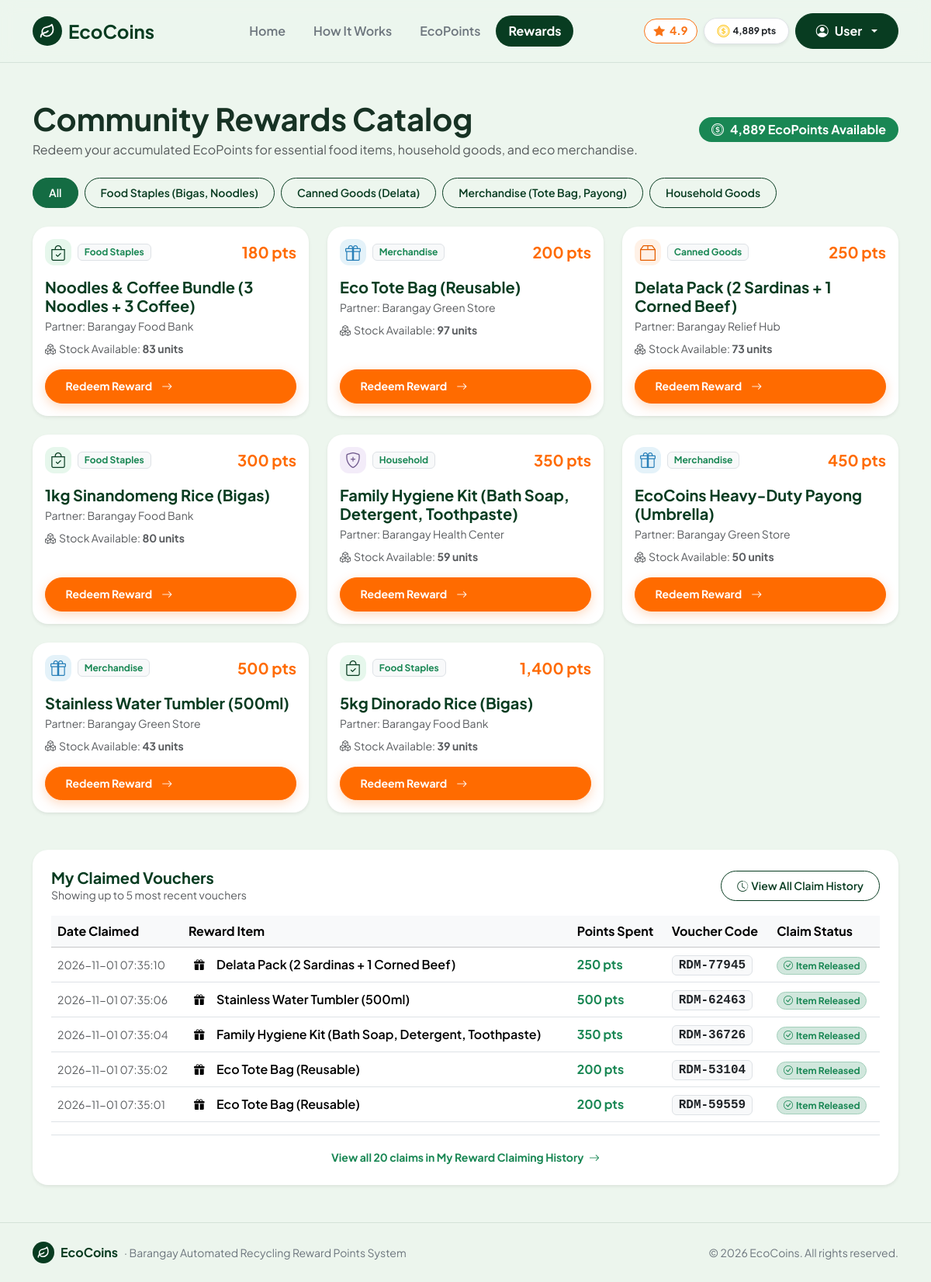
The page /rewards (signed in) on the database its author committed.
### tables this page shows
CREATE TABLE users (
    id INTEGER PRIMARY KEY AUTOINCREMENT,
    full_name TEXT NOT NULL,
    email TEXT NOT NULL UNIQUE,
    password TEXT NOT NULL,
    role TEXT DEFAULT 'resident',
    qr_code TEXT NOT NULL UNIQUE,
    points INTEGER DEFAULT 0,
    created_at TEXT
, status TEXT DEFAULT 'active');

CREATE TABLE rewards (
        id INTEGER PRIMARY KEY AUTOINCREMENT,
        title TEXT NOT NULL,
        category TEXT NOT NULL,
        points_required INTEGER NOT NULL,
        stock INTEGER DEFAULT 50,
        partner_name TEXT DEFAULT '',
        status TEXT DEFAULT 'available'
    );

CREATE TABLE redemptions (
        id INTEGER PRIMARY KEY AUTOINCREMENT,
        user_id INTEGER NOT NULL,
        reward_id INTEGER NOT NULL,
        reward_title TEXT NOT NULL,
        points_spent INTEGER NOT NULL,
        redemption_code TEXT NOT NULL,
        status TEXT DEFAULT 'claimed',
        created_at TEXT
    );

### route.py (the view, shortened to what this page needs)
    @app.route('/rewards', methods=['GET', 'POST'])
    def rewards():
        user = get_current_user()
        if user and user['role'] == 'staff':
            return redirect(url_for('staff'))
        if user and user['role'] == 'admin':
            return redirect(url_for('admin'))
        message = None
        message_type = 'success'
        conn = get_db()
        cur = conn.cursor()
        all_rewards = [dict(r) for r in cur.execute("SELECT * FROM rewards ORDER BY points_required ASC").fetchall()]
        user_redemptions = []
        if user:
            user_redemptions = [dict(r) for r in cur.execute("SELECT * FROM redemptions WHERE user_id = ? ORDER BY created_at DESC", (user['id'],)).fetchall()]
        conn.close()
        user_points = user['points'] if user else 0
        return render_template(
            'rewards.html',
            active_page='rewards',
            rewards=all_rewards,
            redemptions=user_redemptions,
            user_points=user_points,
            message=message,
            message_type=message_type
        )

### templates/rewards.html (shortened to what this page needs)
{% extends 'base.html' %}
{% block content %}
<main class="py-5">
  <div class="container">
    <div class="d-flex flex-column flex-md-row justify-content-between align-items-md-center gap-3 mb-4">
      <div>
        <h1 class="fw-bold mb-1">Community Rewards Catalog</h1>
        <p class="text-muted mb-0">Redeem your accumulated EcoPoints for essential food items, household goods, and eco merchandise.</p>
      </div>
      <div class="badge bg-success fs-6 py-2 px-3 rounded-pill d-inline-flex align-items-center gap-2">
        <i class="bi bi-coin"></i>
        <span>{{ "{:,}".format(user_points) }} EcoPoints Available</span>
      </div>
    </div>
    <div class="d-flex flex-wrap gap-2 mb-4 filter-container">
      <button type="button" class="btn btn-sm btn-success filter-btn active" data-filter="all">All</button>
      <button type="button" class="btn btn-sm btn-outline-success filter-btn" data-filter="Food Staples">Food Staples (Bigas, Noodles)</button>
      <button type="button" class="btn btn-sm btn-outline-success filter-btn" data-filter="Canned Goods">Canned Goods (Delata)</button>
      <button type="button" class="btn btn-sm btn-outline-success filter-btn" data-filter="Merchandise">Merchandise (Tote Bag, Payong)</button>
      <button type="button" class="btn btn-sm btn-outline-success filter-btn" data-filter="Household">Household Goods</button>
    </div>
    <div class="row g-4 mb-5">
      {% for r in rewards %}
        {% set cost = r.points_required %}
        {% set can_afford = (user_points >= cost) %}
        {% set needed = cost - user_points %}
        <div class="col-md-6 col-lg-4 filter-item" data-category="{{ r.category }}">
          <div class="card border-0 shadow-sm h-100 d-flex flex-column justify-content-between p-3">
            <div>
              <div class="d-flex justify-content-between align-items-center mb-3">
                <div class="d-flex align-items-center gap-2">
                  {% if r.category == 'Food Staples' %}
                    <span class="eco-icon-tile tile-green" style="width: 34px; height: 34px;">
                      <i class="bi bi-bag-check fs-5"></i>
                    </span>
                  {% elif r.category == 'Canned Goods' %}
                    <span class="eco-icon-tile tile-orange" style="width: 34px; height: 34px;">
                      <i class="bi bi-box2 fs-5"></i>
                    </span>
                  {% elif r.category == 'Household' %}
                    <span class="eco-icon-tile tile-purple" style="width: 34px; height: 34px;">
                      <i class="bi bi-shield-plus fs-5"></i>
                    </span>
                  {% else %}
                    <span class="eco-icon-tile tile-blue" style="width: 34px; height: 34px;">
                      <i class="bi bi-gift fs-5"></i>
                    </span>
                  {% endif %}
                  <span class="badge bg-light text-success border">{{ r.category }}</span>
                </div>
                <span class="fw-bold text-accent fs-5">{{ "{:,}".format(cost) }} pts</span>
              </div>
              <h5 class="fw-bold mb-1" style="color: var(--eco-forest);">{{ r.title }}</h5>
              <div class="text-muted small mb-2">Partner: {{ r.partner_name if r.partner_name else 'Barangay Program' }}</div>
              <div class="small text-muted mb-3"><i class="bi bi-boxes me-1"></i>Stock Available: <strong>{{ r.stock }} units</strong></div>
            </div>
            <div>
              {% if not current_user %}
                <a href="{{ url_for('login') }}" class="btn btn-outline-secondary btn-sm w-100 btn-pill">Login to Redeem</a>
              {% elif can_afford and r.stock > 0 %}
                <button type="button" class="btn btn-accent btn-sm w-100 btn-pill btn-redeem" data-bs-toggle="modal" data-bs-target="#redeemModal" data-id="{{ r.id }}" data-title="{{ r.title }}" data-points="{{ '{:,}'.format(cost) }}">
                  <span>Redeem Reward</span>
                  <i class="bi bi-arrow-right ms-1"></i>
                </button>
              {% elif r.stock <= 0 %}
                <button class="btn btn-light btn-sm w-100 text-muted" disabled>
                  Out of Stock
                </button>
              {% else %}
                <button class="btn btn-light btn-sm w-100 text-muted" disabled>
                  Needs {{ "{:,}".format(needed) }} more pts
                </button>
              {% endif %}
            </div>
          </div>
        </div>
      {% endfor %}
    </div>
    {% if current_user and redemptions %}
      <div class="card border-0 shadow-sm p-4">
        <div class="d-flex justify-content-between align-items-center mb-3 flex-wrap gap-2">
          <div>
            <h5 class="fw-bold mb-0" style="color: var(--eco-forest);">My Claimed Vouchers</h5>
            <div class="text-muted small">Showing up to 5 most recent vouchers</div>
          </div>
          <a href="{{ url_for('reward_history') }}" class="btn btn-sm btn-outline-success btn-pill">
            <i class="bi bi-clock-history me-1"></i>View All Claim History
          </a>
        </div>
        <div class="table-responsive">
          <table class="table table-hover align-middle mb-0">
            <thead class="table-light">
              <tr>
                <th>Date Claimed</th>
                <th>Reward Item</th>
                <th>Points Spent</th>
                <th>Voucher Code</th>
                <th>Claim Status</th>
              </tr>
            </thead>
            <tbody>
              {% for rd in redemptions[:5] %}
                <tr>
                  <td class="text-muted small">{{ rd.created_at }}</td>
                  <td class="fw-semibold">
                    <div class="d-flex align-items-center gap-2">
                      <span class="eco-icon-tile tile-mint" style="width: 28px; height: 28px;">
                        <i class="bi bi-gift-fill" style="font-size: 0.85rem;"></i>
                      </span>
                      <span>{{ rd.reward_title }}</span>
                    </div>
                  </td>
                  <td class="text-success fw-bold">{{ "{:,}".format(rd.points_spent) }} pts</td>
                  <td>
                    <span class="badge bg-light text-dark border font-monospace fs-6 px-2 py-1">{{ rd.redemption_code }}</span>
                  </td>
                  <td>
                    {% if rd.status == 'released' %}
                      <span class="badge bg-success-subtle text-success border border-success-subtle px-2.5 py-1 rounded-pill">
                        <i class="bi bi-check-circle me-1"></i>Item Released
                      </span>
                    {% else %}
                      <span class="badge bg-warning-subtle text-dark border border-warning-subtle px-2.5 py-1 rounded-pill">
                        <i class="bi bi-hourglass-split me-1"></i>Ready for Pickup
                      </span>
                    {% endif %}
                  </td>
                </tr>
              {% endfor %}
            </tbody>
          </table>
        </div>
        {% if redemptions|length > 5 %}
          <div class="text-center pt-3 border-top mt-3">
            <a href="{{ url_for('reward_history') }}" class="text-success small fw-bold text-decoration-none">
              View all {{ redemptions|length }} claims in My Reward Claiming History <i class="bi bi-arrow-right ms-1"></i>
            </a>
          </div>
        {% endif %}
      </div>
    {% endif %}
  </div>
</main>
{% endblock %}

### templates/base.html (shortened to what this page needs)
<!doctype html>
<html lang="en">
<head>
  <link href="https://cdn.jsdelivr.net/npm/bootstrap@5.3.3/dist/css/bootstrap.min.css" rel="stylesheet">
  <link rel="stylesheet" href="https://cdn.jsdelivr.net/npm/bootstrap-icons@1.11.3/font/bootstrap-icons.min.css">
  <link rel="stylesheet" href="{{ url_for('static', filename='css/style.css') }}">
</head>
<body class="d-flex flex-column min-vh-100">
<nav class="navbar navbar-expand-lg py-3 sticky-top" style="background-color: rgba(237, 246, 238, 0.95); backdrop-filter: blur(10px); border-bottom: 1px solid var(--eco-border);">
  <div class="container">
    <a class="navbar-brand d-flex align-items-center gap-2 fw-bold fs-4" href="{{ url_for('index') }}" style="color: var(--eco-forest);">
      <span class="eco-brand-badge">
        <svg width="20" height="20" viewBox="0 0 24 24" fill="none" stroke="currentColor" stroke-width="2.2" stroke-linecap="round" stroke-linejoin="round">
          <path d="M11 20A7 7 0 0 1 9.8 6.1C15.5 5 17 4.48 19 2c1 2 2 4.18 2 8 0 5.5-4.78 10-10 10Z"/>
          <path d="M2 21c0-3 1.85-5.36 5.08-6C9.5 14.52 12 13 13 12"/>
        </svg>
      </span>
      <span>EcoCoins</span>
    </a>
    <div class="collapse navbar-collapse" id="mainNav">
      <ul class="navbar-nav mx-auto mb-2 mb-lg-0 gap-lg-1">
        <li class="nav-item">
          <a class="nav-link px-3 py-2 rounded-pill {% if active_page == 'index' %}fw-bold text-white bg-eco{% else %}fw-semibold text-secondary{% endif %}" href="{{ url_for('index') }}">Home</a>
        </li>
        <li class="nav-item">
          <a class="nav-link px-3 py-2 rounded-pill {% if active_page == 'how_it_works' %}fw-bold text-white bg-eco{% else %}fw-semibold text-secondary{% endif %}" href="{{ url_for('how_it_works') }}">How It Works</a>
        </li>
        {% if not current_user or current_user.role == 'resident' %}
          <li class="nav-item">
            <a class="nav-link px-3 py-2 rounded-pill {% if active_page == 'ecopoints' %}fw-bold text-white bg-eco{% else %}fw-semibold text-secondary{% endif %}" href="{{ url_for('ecopoints') }}">EcoPoints</a>
          </li>
          <li class="nav-item">
            <a class="nav-link px-3 py-2 rounded-pill {% if active_page == 'rewards' %}fw-bold text-white bg-eco{% else %}fw-semibold text-secondary{% endif %}" href="{{ url_for('rewards') }}">Rewards</a>
          </li>
        {% elif current_user.role == 'admin' %}
          <li class="nav-item">
            <a class="nav-link px-3 py-2 rounded-pill {% if active_page == 'admin' %}fw-bold text-white bg-eco{% else %}fw-semibold text-secondary{% endif %}" href="{{ url_for('admin') }}">Admin Portal</a>
          </li>
        {% endif %}
      </ul>
      <div class="d-flex align-items-center gap-2">
        <span class="rating-star-badge d-none d-lg-inline-flex" title="Barangay Eco Satisfaction Rating">
          <i class="bi bi-star-fill"></i> 4.9
        </span>
        {% if current_user %}
          {% if current_user.role == 'resident' %}
            <span class="badge bg-white text-dark border px-3 py-2 rounded-pill fw-bold shadow-sm d-none d-sm-inline-flex align-items-center gap-1">
              <i class="bi bi-coin text-warning fs-6"></i>
              <span>{{ "{:,}".format(current_user.points) }} pts</span>
            </span>
          {% endif %}
          <div class="dropdown">
            <button class="btn btn-forest dropdown-toggle d-flex align-items-center gap-2 btn-pill" type="button" data-bs-toggle="dropdown">
              <i class="bi bi-person-circle"></i>
              <span>{{ current_user.full_name }}</span>
            </button>
          </div>
        {% else %}
          <a href="{{ url_for('login') }}" class="btn btn-outline-success px-3 btn-pill">Login</a>
          <a href="{{ url_for('register') }}" class="btn btn-accent px-4 btn-pill">
            <span>Join Free</span>
            <i class="bi bi-arrow-right"></i>
          </a>
        {% endif %}
      </div>
    </div>
  </div>
</nav>
{% block content %}{% endblock %}
<footer class="py-4 mt-auto" style="background-color: rgba(237, 246, 238, 0.95); border-top: 1px solid var(--eco-border);">
  <div class="container d-flex flex-column flex-md-row align-items-center justify-content-between gap-2">
    <div class="d-flex align-items-center gap-2">
      <span class="eco-brand-badge" style="width: 28px; height: 28px;">
        <svg width="16" height="16" viewBox="0 0 24 24" fill="none" stroke="currentColor" stroke-width="2.2" stroke-linecap="round" stroke-linejoin="round">
          <path d="M11 20A7 7 0 0 1 9.8 6.1C15.5 5 17 4.48 19 2c1 2 2 4.18 2 8 0 5.5-4.78 10-10 10Z"/>
          <path d="M2 21c0-3 1.85-5.36 5.08-6C9.5 14.52 12 13 13 12"/>
        </svg>
      </span>
      <span class="fw-bold" style="color: var(--eco-forest);">EcoCoins</span>
      <span class="text-secondary small">&middot; Barangay Automated Recycling Reward Points System</span>
    </div>
    <div class="text-secondary small">
      &copy; 2026 EcoCoins. All rights reserved.
    </div>
  </div>
</footer>
</body>
</html>

### rows shown on the page
users: points "4,889", full_name "User"
rewards: category "Food Staples", points_required "180", title "Noodles & Coffee Bundle (3 Noodles + 3 Coffee)", partner_name "Barangay Food Bank", stock "83"
rewards: category "Merchandise", points_required "200", title "Eco Tote Bag (Reusable)", partner_name "Barangay Green Store", stock "97"
rewards: category "Canned Goods", points_required "250", title "Delata Pack (2 Sardinas + 1 Corned Beef)", partner_name "Barangay Relief Hub", stock "73"
rewards: category "Food Staples", points_required "300", title "1kg Sinandomeng Rice (Bigas)", partner_name "Barangay Food Bank", stock "80"
rewards: category "Household", points_required "350", title "Family Hygiene Kit (Bath Soap, Detergent, Toothpaste)", partner_name "Barangay Health Center", stock "59"
rewards: category "Merchandise", points_required "450", title "EcoCoins Heavy-Duty Payong (Umbrella)", partner_name "Barangay Green Store", stock "50"
rewards: category "Merchandise", points_required "500", title "Stainless Water Tumbler (500ml)", partner_name "Barangay Green Store", stock "43"
rewards: category "Food Staples", points_required "1,400", title "5kg Dinorado Rice (Bigas)", partner_name "Barangay Food Bank", stock "39"
redemptions: created_at "2026-11-01 07:35:10", reward_title "Delata Pack (2 Sardinas + 1 Corned Beef)", points_spent "250", redemption_code "RDM-77945", status "released" (drawn)
redemptions: created_at "2026-11-01 07:35:06", reward_title "Stainless Water Tumbler (500ml)", points_spent "500", redemption_code "RDM-62463", status "released" (drawn)
redemptions: created_at "2026-11-01 07:35:04", reward_title "Family Hygiene Kit (Bath Soap, Detergent, Toothpaste)", points_spent "350", redemption_code "RDM-36726", status "released" (drawn)
redemptions: created_at "2026-11-01 07:35:02", reward_title "Eco Tote Bag (Reusable)", points_spent "200", redemption_code "RDM-53104", status "released" (drawn)
redemptions: created_at "2026-11-01 07:35:01", reward_title "Eco Tote Bag (Reusable)", points_spent "200", redemption_code "RDM-59559", status "released" (drawn)

### other values the page prints
{{ redemptions|length }} "20"
